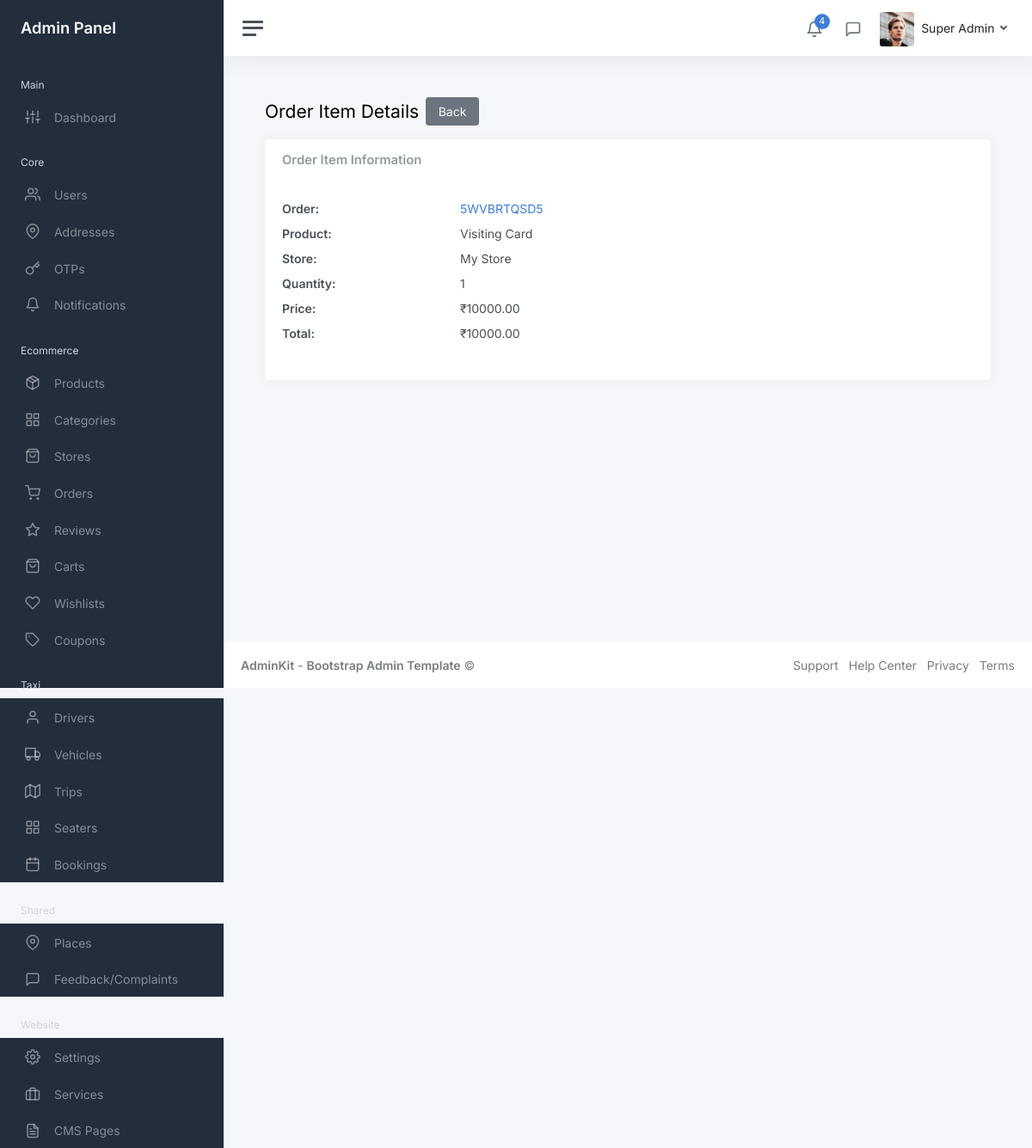
Page /myadmin/ecommerce/order-items/1/ (signed in) on the committed database.
### core/models.py (models this page shows, shortened)
class User(AbstractUser):
    COUNTRY_CODE_CHOICES = [
        ('+977', '+977'),
        ('+91', '+91'),
    ]
    COUNTRY_CHOICES = [
        ('Nepal', 'Nepal'),
        ('India', 'India'),
    ]
    phone = models.CharField(max_length=15, unique=True)
    name = models.CharField(max_length=100)
    email = models.EmailField(blank=True, null=True)
    country_code = models.CharField(max_length=5, choices=COUNTRY_CODE_CHOICES, default='+977')
    country = models.CharField(max_length=10, choices=COUNTRY_CHOICES, default='Nepal')
    fcm_token = models.CharField(max_length=255, blank=True, null=True)
    profile_picture = models.ImageField(upload_to='profile_pictures/', blank=True, null=True)
    national_id = models.CharField(max_length=50, blank=True, null=True, help_text='National ID number')
    national_id_document = models.ImageField(upload_to='kyc_documents/', blank=True, null=True, help_text='National ID document image')
    pan_no = models.CharField(max_length=20, blank=True, null=True, help_text='PAN (Permanent Account Number)')
    pan_document = models.ImageField(upload_to='kyc_documents/', blank=True, null=True, help_text='PAN document image')
    is_kyc_verified = models.BooleanField(default=False, help_text='Whether KYC has been verified by admin')
    kyc_submitted_at = models.DateTimeField(blank=True, null=True, help_text='When user submitted KYC information')
    kyc_verified_at = models.DateTimeField(blank=True, null=True, help_text='When KYC was verified by admin')
    created_at = models.DateTimeField(auto_now_add=True)
    updated_at = models.DateTimeField(auto_now=True)
    first_name = None
    last_name = None
    objects = UserManager()
    USERNAME_FIELD = 'phone'
    REQUIRED_FIELDS = ['name']
    class Meta:
        ordering = ['-created_at']

### ecommerce/models.py (models this page shows, shortened)
class OrderItem(models.Model):
    order = models.ForeignKey(Order, on_delete=models.CASCADE, related_name='items')
    product = models.ForeignKey(Product, on_delete=models.CASCADE)
    store = models.ForeignKey(Store, on_delete=models.CASCADE)
    quantity = models.PositiveIntegerField()
    price = models.DecimalField(max_digits=10, decimal_places=2)  # Price at time of order
    total = models.DecimalField(max_digits=10, decimal_places=2)
    class Meta:
        ordering = ['id']

class Order(models.Model):
    STATUS_CHOICES = [
        ('pending', 'Pending'),
        ('confirmed', 'Confirmed'),
        ('processing', 'Processing'),
        ('shipped', 'Shipped'),
        ('delivered', 'Delivered'),
        ('cancelled', 'Cancelled'),
        ('refunded', 'Refunded'),
    ]
    user = models.ForeignKey(User, on_delete=models.CASCADE, related_name='orders')
    order_number = models.CharField(max_length=20, unique=True)
    status = models.CharField(max_length=20, choices=STATUS_CHOICES, default='pending')
    total_amount = models.DecimalField(max_digits=10, decimal_places=2)
    shipping_address = models.TextField()
    billing_address = models.TextField()
    phone = models.CharField(max_length=20)
    email = models.EmailField()
    notes = models.TextField(blank=True)
    created_at = models.DateTimeField(auto_now_add=True)
    updated_at = models.DateTimeField(auto_now=True)
    class Meta:
        ordering = ['-created_at']

class Product(models.Model):
    name = models.CharField(max_length=200)
    description = models.TextField()
    store = models.ForeignKey(Store, on_delete=models.CASCADE, related_name='products')
    category = models.ForeignKey(Category, on_delete=models.CASCADE, related_name='products')
    price = models.DecimalField(max_digits=10, decimal_places=2, validators=[MinValueValidator(0)])
    compare_price = models.DecimalField(max_digits=10, decimal_places=2, blank=True, null=True, validators=[MinValueValidator(0)])
    sku = models.CharField(max_length=100, unique=True)
    stock_quantity = models.PositiveIntegerField(default=0)
    is_active = models.BooleanField(default=True)
    is_featured = models.BooleanField(default=False)
    weight = models.DecimalField(max_digits=8, decimal_places=2, blank=True, null=True, validators=[MinValueValidator(0)])
    dimensions = models.CharField(max_length=50, blank=True)  # e.g., "10x5x3 inches"
    created_at = models.DateTimeField(auto_now_add=True)
    updated_at = models.DateTimeField(auto_now=True)
    class Meta:
        ordering = ['-created_at']

class Store(models.Model):
    name = models.CharField(max_length=100)
    description = models.TextField(blank=True)
    owner = models.ForeignKey(User, on_delete=models.CASCADE, related_name='stores')
    logo = models.ImageField(upload_to='store_logos/', blank=True, null=True)
    banner = models.ImageField(upload_to='store_banners/', blank=True, null=True)
    address = models.TextField()
    phone = models.CharField(max_length=20)
    email = models.EmailField()
    is_active = models.BooleanField(default=True)
    created_at = models.DateTimeField(auto_now_add=True)
    updated_at = models.DateTimeField(auto_now=True)
    class Meta:
        ordering = ['-created_at']

### myadmin/views/ecommerce/order_item_views.py (the view)
# urls.py: path('order-items/<int:pk>/', order_item_views.OrderItemDetailView.as_view(), name='order_item_detail'),
class OrderItemDetailView(StaffRequiredMixin, DetailView):
    model = OrderItem
    template_name = 'admin/ecommerce/order_item_detail.html'
    context_object_name = 'order_item'

### myadmin/mixins.py (called while the page is built)
    def test_func(self):
        return self.request.user.is_staff

### myadmin/templates/admin/ecommerce/order_item_detail.html
{% extends 'admin/layouts/base.html' %}
{% block content %}
<div class="container-fluid p-0">
    <div class="mb-3"><h1 class="h3 d-inline align-middle">Order Item Details</h1><a class="btn btn-secondary ms-2" href="{% url 'myadmin:ecommerce:order_item_list' %}">Back</a></div>
    <div class="row"><div class="col-12"><div class="card"><div class="card-header"><h5 class="card-title mb-0">Order Item Information</h5></div><div class="card-body">
        <dl class="row"><dt class="col-sm-3">Order:</dt><dd class="col-sm-9"><a href="{% url 'myadmin:ecommerce:order_detail' order_item.order.pk %}">{{ order_item.order.order_number }}</a></dd><dt class="col-sm-3">Product:</dt><dd class="col-sm-9">{{ order_item.product.name }}</dd><dt class="col-sm-3">Store:</dt><dd class="col-sm-9">{{ order_item.store.name }}</dd><dt class="col-sm-3">Quantity:</dt><dd class="col-sm-9">{{ order_item.quantity }}</dd><dt class="col-sm-3">Price:</dt><dd class="col-sm-9">₹{{ order_item.price }}</dd><dt class="col-sm-3">Total:</dt><dd class="col-sm-9">₹{{ order_item.total }}</dd></dl>
    </div></div></div></div>
</div>
{% endblock %}

### templates/admin/layouts/header.html (shortened to what this page needs)
{% load static %}
<nav class="navbar navbar-expand navbar-light navbar-bg">
    <a class="sidebar-toggle js-sidebar-toggle"><i class="hamburger align-self-center"></i></a>
    <div class="navbar-collapse collapse">
      <ul class="navbar-nav navbar-align">
        <li class="nav-item dropdown">
          <a class="nav-icon dropdown-toggle" href="#" id="alertsDropdown" data-bs-toggle="dropdown">
            <div class="position-relative">
              <i class="align-middle" data-feather="bell"></i>
              <span class="indicator">4</span>
            </div>
          </a>
        </li>
        <li class="nav-item dropdown">
          <a class="nav-icon dropdown-toggle" href="#" id="messagesDropdown" data-bs-toggle="dropdown">
            <div class="position-relative">
              <i class="align-middle" data-feather="message-square"></i>
            </div>
          </a>
        </li>
        <li class="nav-item dropdown">
          <a class="nav-link dropdown-toggle d-none d-sm-inline-block" href="#" data-bs-toggle="dropdown">
            {% if user.profile_picture %}
              <img src="{{ user.profile_picture.url }}" class="avatar img-fluid rounded me-1" alt="{{ user.name }}" />
            {% else %}
              <img src="{% static 'myadmin/img/avatars/avatar.jpg' %}" class="avatar img-fluid rounded me-1" alt="{{ user.name }}" />
            {% endif %}
            <span class="text-dark">{{ user.name }}</span>
          </a>
        </li>
      </ul>
    </div>
  </nav>

### rows in the picture
User: name "Super Admin"
OrderItem: order.order_number "5WVBRTQSD5", product.name "Visiting Card", store.name "My Store", quantity "1", price "10000.00", total "10000.00"
